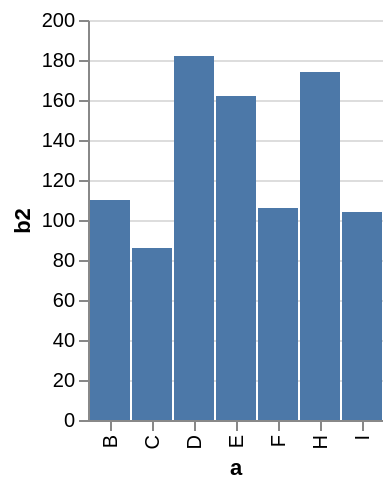

Vega-Lite specification for this chart:
### Vega specification from a JSON file in a GitHub repository (floating-point values rounded to 4 significant figures)
{"$schema": "http://vega.github.io/schema/vega/v3.0.json", "padding": 5, "autosize": "pad", "signals": [{"name": "width", "update": "data('layout')[0].width"}, {"name": "height", "update": "data('layout')[0].height"}, {"name": "unit", "value": {}, "on": [{"events": "mousemove", "update": "group()._id ? group() : unit"}]}], "data": [{"name": "source", "values": [{"a": "A", "b": 28}, {"a": "B", "b": 55}, {"a": "C", "b": 43}, {"a": "G", "b": 19}, {"a": "H", "b": 87}, {"a": "I", "b": 52}, {"a": "D", "b": 91}, {"a": "E", "b": 81}, {"a": "F", "b": 53}], "format": {"type": "json", "parse": {}}, "transform": [{"type": "formula", "expr": "2*datum.b", "as": "b2"}, {"type": "filter", "expr": "datum.b2 > 60"}, {"type": "filter", "expr": "datum[\"b2\"] !== null && !isNaN(datum[\"b2\"])"}]}, {"name": "layout", "source": "source", "transform": [{"type": "aggregate", "fields": ["a"], "ops": ["distinct"]}, {"type": "formula", "as": "width", "expr": "max(datum[\"distinct_a\"] - 1 + 2*0.5, 0) * 21"}, {"type": "formula", "as": "height", "expr": "200"}]}], "marks": [{"name": "main", "type": "group", "description": "A simple bar chart with embedded data that uses a filter and calculate.", "from": {"data": "layout"}, "encode": {"update": {"width": {"field": "width"}, "height": {"field": "height"}, "fill": {"value": "transparent"}}}, "marks": [{"name": "marks", "type": "rect", "role": "bar", "from": {"data": "source"}, "encode": {"update": {"xc": {"scale": "x", "field": "a"}, "width": {"value": 20}, "y": {"scale": "y", "field": "b2"}, "y2": {"scale": "y", "value": 0}, "fill": {"value": "#4c78a8"}}}}], "scales": [{"name": "x", "type": "point", "domain": {"data": "source", "field": "a", "sort": true}, "range": {"step": 21}, "round": true, "padding": 0.5}, {"name": "y", "type": "linear", "domain": {"data": "source", "field": "b2"}, "range": [200, 0], "round": true, "nice": true, "zero": true}], "axes": [{"scale": "x", "orient": "bottom", "tickCount": 5, "title": "a", "zindex": 1, "encode": {"labels": {"update": {"angle": {"value": 270}, "align": {"value": "right"}, "baseline": {"value": "middle"}}}}}, {"scale": "y", "format": "s", "orient": "left", "title": "b2", "zindex": 1}, {"scale": "y", "domain": false, "format": "s", "grid": true, "labels": false, "orient": "left", "ticks": false, "zindex": 0, "gridScale": "x"}]}]}
